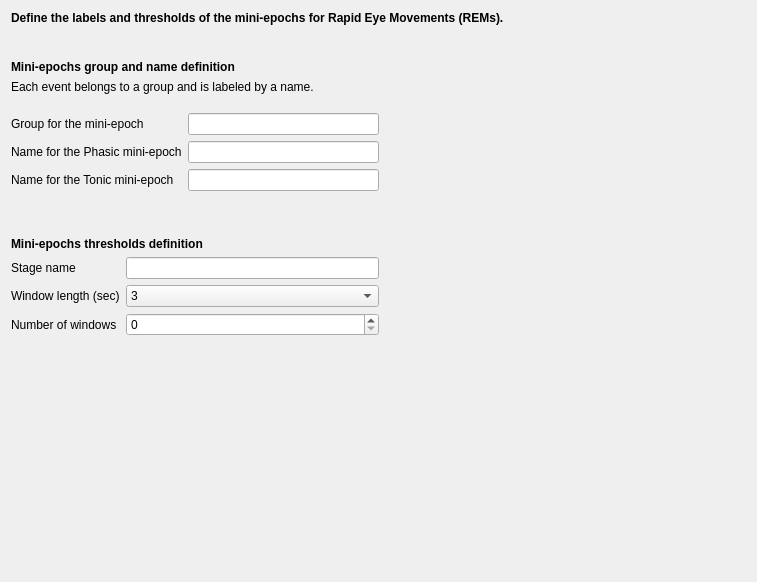
<?xml version="1.0" encoding="UTF-8"?>
<ui version="4.0">
 <class>MiniEpochDefinition</class>
 <widget class="QWidget" name="MiniEpochDefinition">
  <property name="geometry">
   <rect>
    <x>0</x>
    <y>0</y>
    <width>757</width>
    <height>582</height>
   </rect>
  </property>
  <property name="windowTitle">
   <string/>
  </property>
  <property name="styleSheet">
   <string notr="true">font: 12pt &quot;Roboto&quot;;</string>
  </property>
  <layout class="QVBoxLayout" name="verticalLayout">
   <item>
    <widget class="QLabel" name="label_4">
     <property name="text">
      <string>&lt;html&gt;&lt;head/&gt;&lt;body&gt;&lt;p&gt;&lt;span style=&quot; font-weight:700;&quot;&gt;Define the labels and thresholds of the mini-epochs for Rapid Eye Movements (REMs).&lt;/span&gt;&lt;/p&gt;&lt;/body&gt;&lt;/html&gt;</string>
     </property>
    </widget>
   </item>
   <item>
    <spacer name="verticalSpacer_2">
     <property name="orientation">
      <enum>Qt::Orientation::Vertical</enum>
     </property>
     <property name="sizeType">
      <enum>QSizePolicy::Policy::Fixed</enum>
     </property>
     <property name="sizeHint" stdset="0">
      <size>
       <width>20</width>
       <height>29</height>
      </size>
     </property>
    </spacer>
   </item>
   <item>
    <widget class="QLabel" name="label_5">
     <property name="text">
      <string>&lt;html&gt;&lt;head/&gt;&lt;body&gt;&lt;p&gt;&lt;span style=&quot; font-weight:700;&quot;&gt;Mini-epochs group and name definition&lt;/span&gt;&lt;/p&gt;&lt;/body&gt;&lt;/html&gt;</string>
     </property>
    </widget>
   </item>
   <item>
    <widget class="QLabel" name="label_6">
     <property name="text">
      <string>&lt;html&gt;&lt;head/&gt;&lt;body&gt;&lt;p&gt;Each event belongs to a group and is labeled by a name.&lt;/p&gt;&lt;/body&gt;&lt;/html&gt;</string>
     </property>
    </widget>
   </item>
   <item>
    <spacer name="verticalSpacer_4">
     <property name="orientation">
      <enum>Qt::Orientation::Vertical</enum>
     </property>
     <property name="sizeType">
      <enum>QSizePolicy::Policy::Fixed</enum>
     </property>
     <property name="sizeHint" stdset="0">
      <size>
       <width>20</width>
       <height>13</height>
      </size>
     </property>
    </spacer>
   </item>
   <item>
    <layout class="QHBoxLayout" name="horizontalLayout">
     <item>
      <layout class="QFormLayout" name="formLayout">
       <item row="0" column="0">
        <widget class="QLabel" name="label">
         <property name="text">
          <string>Group for the mini-epoch</string>
         </property>
        </widget>
       </item>
       <item row="0" column="1">
        <widget class="QLineEdit" name="lineEdit_group"/>
       </item>
       <item row="1" column="0">
        <widget class="QLabel" name="label_2">
         <property name="text">
          <string>Name for the Phasic mini-epoch</string>
         </property>
        </widget>
       </item>
       <item row="1" column="1">
        <widget class="QLineEdit" name="lineEdit_name_Phasic"/>
       </item>
       <item row="2" column="0">
        <widget class="QLabel" name="label_3">
         <property name="text">
          <string>Name for the Tonic mini-epoch</string>
         </property>
        </widget>
       </item>
       <item row="2" column="1">
        <widget class="QLineEdit" name="lineEdit_name_Tonic"/>
       </item>
      </layout>
     </item>
     <item>
      <spacer name="horizontalSpacer">
       <property name="orientation">
        <enum>Qt::Orientation::Horizontal</enum>
       </property>
       <property name="sizeHint" stdset="0">
        <size>
         <width>40</width>
         <height>20</height>
        </size>
       </property>
      </spacer>
     </item>
    </layout>
   </item>
   <item>
    <spacer name="verticalSpacer_3">
     <property name="orientation">
      <enum>Qt::Orientation::Vertical</enum>
     </property>
     <property name="sizeType">
      <enum>QSizePolicy::Policy::Fixed</enum>
     </property>
     <property name="sizeHint" stdset="0">
      <size>
       <width>20</width>
       <height>40</height>
      </size>
     </property>
    </spacer>
   </item>
   <item>
    <widget class="QLabel" name="label_10">
     <property name="text">
      <string>&lt;html&gt;&lt;head/&gt;&lt;body&gt;&lt;p&gt;&lt;span style=&quot; font-weight:700;&quot;&gt;Mini-epochs thresholds definition&lt;/span&gt;&lt;/p&gt;&lt;/body&gt;&lt;/html&gt;</string>
     </property>
    </widget>
   </item>
   <item>
    <layout class="QHBoxLayout" name="horizontalLayout_2">
     <item>
      <layout class="QFormLayout" name="formLayout_2">
       <item row="0" column="0">
        <widget class="QLabel" name="label_7">
         <property name="text">
          <string>Stage name</string>
         </property>
        </widget>
       </item>
       <item row="0" column="1">
        <widget class="QLineEdit" name="lineEdit_stage"/>
       </item>
       <item row="1" column="0">
        <widget class="QLabel" name="label_8">
         <property name="text">
          <string>Window length (sec)</string>
         </property>
        </widget>
       </item>
       <item row="2" column="0">
        <widget class="QLabel" name="label_9">
         <property name="text">
          <string>Number of windows</string>
         </property>
        </widget>
       </item>
       <item row="2" column="1">
        <widget class="QSpinBox" name="spinBox_number"/>
       </item>
       <item row="1" column="1">
        <widget class="QComboBox" name="comboBox_length">
         <item>
          <property name="text">
           <string>3</string>
          </property>
         </item>
         <item>
          <property name="text">
           <string>5</string>
          </property>
         </item>
         <item>
          <property name="text">
           <string>10</string>
          </property>
         </item>
        </widget>
       </item>
      </layout>
     </item>
     <item>
      <spacer name="horizontalSpacer_2">
       <property name="orientation">
        <enum>Qt::Orientation::Horizontal</enum>
       </property>
       <property name="sizeHint" stdset="0">
        <size>
         <width>40</width>
         <height>20</height>
        </size>
       </property>
      </spacer>
     </item>
    </layout>
   </item>
   <item>
    <spacer name="verticalSpacer">
     <property name="orientation">
      <enum>Qt::Orientation::Vertical</enum>
     </property>
     <property name="sizeHint" stdset="0">
      <size>
       <width>20</width>
       <height>40</height>
      </size>
     </property>
    </spacer>
   </item>
  </layout>
 </widget>
 <resources>
  <include location="../../../../../snooz-toolbox/src/main/python/ui/themes/themes.qrc"/>
 </resources>
 <connections/>
</ui>
